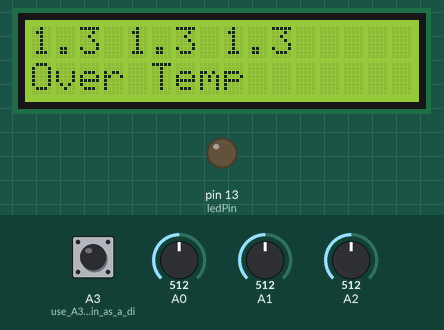
This sketch was run on a simulated Arduino Uno, built with avr-gcc and run on an emulated ATmega328P. Shown: 16×2 character LCD, output pins drawn as LEDs (lit = HIGH). Inputs (shaded band) come from the test bench; at power-on: A0 = 512, A3 (use_A3_analog_pin_as_a_di) HIGH, A1 = 512, A2 = 512. No radio packets arrive unless stated; what the sketch prints to the serial monitor is not drawn.

Above: at 1.2 s.
1.3 s: A0 set to 325
At 2.5 s:
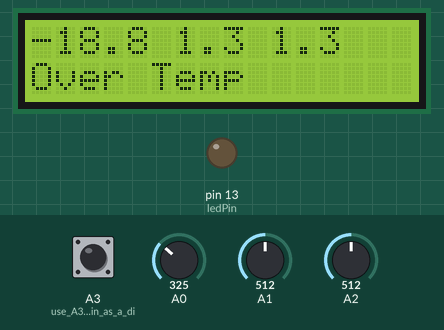
3.6 s: A0 set to 303
At 5.3 s:
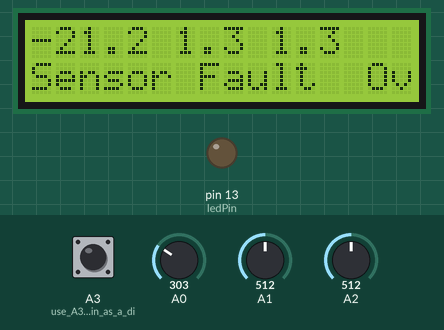
5.6 s: A3 (use_A3_analog_pin_as_a_di) pulled LOW for 1.25 s
At 7.5 s:
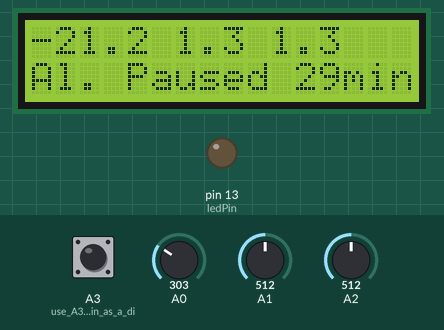
8.3 s: A1 set to 716
At 10.3 s:
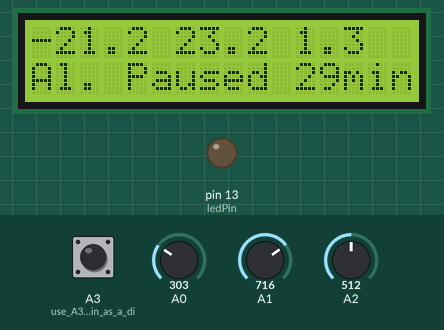
10.6 s: A2 set to 716
At 12.4 s:
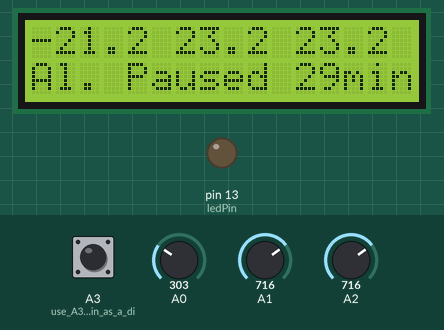
12.7 s: A1 set to 900
At 14.4 s:
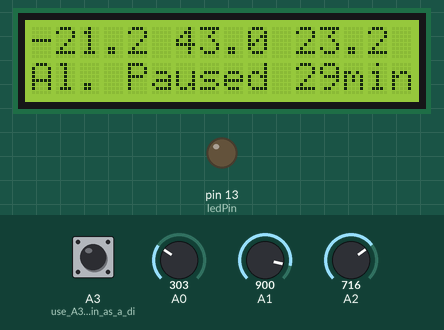
Timing chart, 0 to 15.7 s (numbered marks = the images above; inputs shaded):
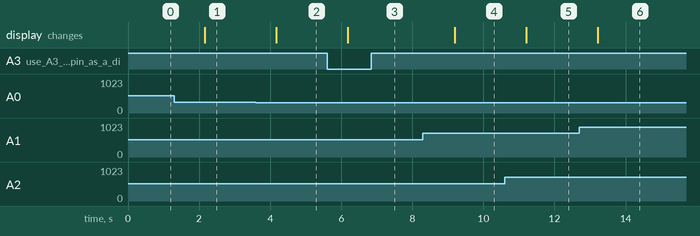

The sketch:

FreezerTx.ino
```cpp
/*  Freezer Monitor Transmitter
 * LCD connections - get a couple of i2C displays if possible
 * LCD RS pin to digital pin 8
 * LCD Enable pin to digital pin 7
 * LCD D4 pin to digital pin 6
 * LCD D5 pin to digital pin 5
 * LCD D6 pin to digital pin 4
 * LCD D7 pin to digital pin 3
 * LCD R/W pin to ground
 * 10K resistor:
 * ends to +5V and ground
 * wiper to LCD VO pin (pin 3)

 Three temp sensors - Two freezers and a cool room.
 If the coolroom is unplugged a pulldown resistor will give a
 zero value and no alarm will be raised. We need a way to show that the Coolroom is engaged.
 Perhaps we use a cannon plug with a pin pulled high to indicate coolroom in use.

 if a value over 0 degrees is flagged then an alarm condition will be raised.
 Temps should be averaged over a 10 minute interval and a status byte will be logged
 and transmitted to indicate, well, status. 10Bits on the temp sensor is more than we need so
 we will remap to -15 to +36.2C range 9 bits.

 A pushbutton will allow a temporary halt on the alarms so that we can open the freezers for
 getting and inserting food.
*/

// include the library code:
#include <LiquidCrystal.h>
#include <SPI.h>
#include <LoRa.h>

// initialize the library by associating any needed LCD interface pinc with the arduino pin number it is connected to
const int rs = 8, en = 7, d4 = 6, d5 = 5, d6 = 4, d7 = 3;
LiquidCrystal lcd(rs, en, d4, d5, d6, d7);

int ledPin = 13;

float scale = 1100.0/1024.0;
float temp1 = 0;
float temp2 = 0;
float temp3 = 0;
float ave1 = 0;
float ave2 = 0;
float ave3 = 0;
float prev1 = 0;
float prev2 = 0;
float prev3 = 0;

int count = 0;              // keep count of the samples
unsigned long nextTx = 0;   // were cou
int pause = 0;
char prefix = 'n';          // & is the normal prefix, ~ is the paused prefix
bool OT = false;            // not over zero
bool trending = true;       // cooling
long tmp = 0;
char msg[10];

void setup() {
  lcd.begin(16, 2);          // set up the LCD's number of columns and rows:
  lcd.display();             // idealy an i2c display would save a few pins.

  analogReference(INTERNAL); // set AD converter to 1.1V Full scale
  pinMode(ledPin, OUTPUT);   // the LED pin. Also clock for the LoRa module

  pinMode(A3, INPUT_PULLUP); // use A3 analog pin as a digital input to read the pause switch

  Serial.begin(9600);        // setup ending to the serial monitor

  while (!Serial);
  Serial.println("LoRa Sender"); // ID

  if (!LoRa.begin(433E6)) {   // setting up the LoRa module
    Serial.println("Starting LoRa failed!");
    while (1);
  }
}

void loop() {
  // read the values from the sensors:
  temp1 = scaleValue(analogRead(A0), 500, scale);
  temp2 = scaleValue(analogRead(A1), 500, scale);
  temp3 = scaleValue(analogRead(A2), 500, scale);

  // display on LCD
  lcd.setCursor(0,0);
  lcd.print(temp1, 1);
  lcd.print(" ");
  lcd.print(temp2, 1);
  lcd.print(" ");
  lcd.print(temp3, 1);

  lcd.setCursor(0,1);   // next line

  // pause button - open freezer without setting off alarm - pause alarms for 30 mins
  if (digitalRead(A3) == LOW) pause = 1800; // 1800 seconds - 30 mins

  if (pause > 0) {              // if pause is positive then decrement
    pause -= 1;                 // this loop goes every second
    prefix = '~';               // and change the prefix so that the remote station knows too
    lcd.print("Al. Paused ");   // print a message
    lcd.print(pause/60);
    lcd.println("min");
  } else {
    prefix = '|';               // put it back to normal
    if ((temp1 <-20.0) || (temp2 <-20.0) || (temp3 <-20.0)) lcd.println("Sensor Fault");
    if ((temp1 > 0.0) || (temp2 > 0.0) || (temp3 > 0.0)) {
      lcd.print("Over Temp");
      OT = true;            // over zero!!!
    }
  }

  count = count + 1;        // how many samples
  ave1 = ave1 + temp1;      // sum many values
  ave2 = ave2 + temp2;
  ave3 = ave3 + temp3;

  delay(1000);              // wait a second

  if (millis() > nextTx){
    nextTx = millis() + 20000;   // current time + 10 mins in milliseconds

    ave1 = ave1 / count;         // lets calc the ave temp over last 10 mins
    ave2 = ave2 / count;         // and stuff it into ave now.
    ave3 = ave3 / count;
    count = 0;                    // zero the count

    prev1 = ave1;                // make a copy of the previous temps
    prev2 = ave2;
    prev3 = ave3;

    // create a 30 bit long version of combined temps and trends
    tmp = (constructReading(ave1, prev1) << 20) + (constructReading(ave2, prev2) << 10) + constructReading(ave3, prev3);
    ltoa(tmp, msg, 36);   // create a string version encoded to base 36

    // send packet
    LoRa.beginPacket();   // setup LoRa
    LoRa.print(prefix);   // this is the first char. n for normal, p for paused
    LoRa.print(msg);      // this is the 3 samples encoded
    LoRa.print('.');
    LoRa.endPacket();     // end the packet. May need to add a checksum for stability

    Serial.print("long:");
    Serial.println(tmp);
    Serial.print("msg:");
    Serial.println(msg);
    Serial.print("Temp:");
    Serial.print(ave1, 1);
    Serial.print("C ");
    Serial.print(ave2, 1);
    Serial.print("C ");
    Serial.print(ave3, 1);
    Serial.println("C ");
    ave1 = 0;
    ave2 = 0;
    ave3 = 0;
  }
}

float scaleValue(int value, int offset, float gain){
  return ((value - offset) * gain) / 10.0;
}

// remap a 9 bit range and work out the trend of temp - important for the pause
long constructReading(float temp, float prev){
  long tVal = short(temp * 10);

  tVal = map(tVal, -150, 361, 0, 511);

  if (temp <= prev) bitSet(tVal, 9);   // Trend - if temp less than or equal to previous then its OK
  return tVal;
}
```

Measured:
- the behaviour switches between 314 and 313 on A0 (found by bisection; images 1 and 2)
- after the input at 1.3 s, the display: changes after 0.86 s (image 1)
- after the input at 3.6 s, the display: changes after 0.57 s (image 2)
- after the input at 5.6 s, the display: changes after 0.58 s (image 3)
- after the input at 8.3 s, the display: changes after 0.90 s (image 4)
- after the input at 10.6 s, the display: changes after 0.61 s (image 5)
- after the input at 12.7 s, the display: changes after 0.52 s (image 6)
